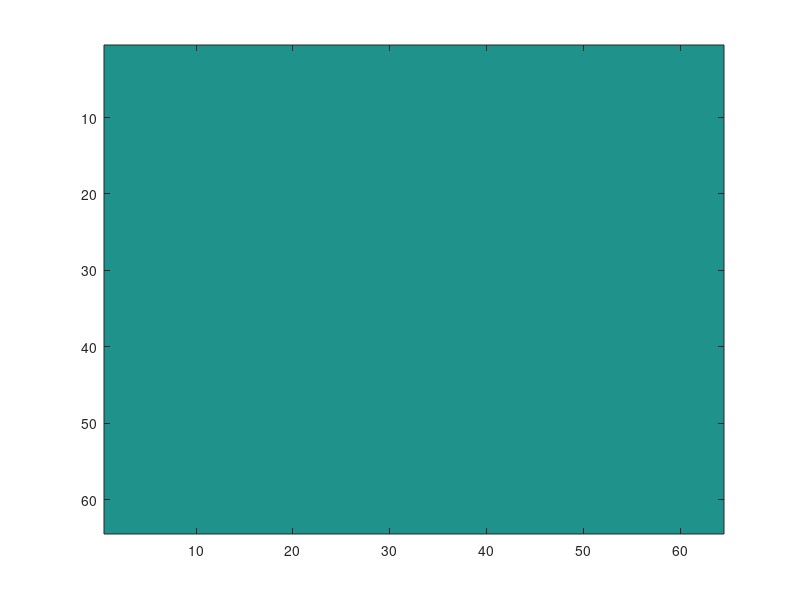

Source code (MATLAB): (Note: this script raises an error after producing the figure.)
function sheet
    count = 1;
    lim = 5;
    n = 64;
    z = zeros(n, n);
    s = zeros(n,n);
    a = zeros(n,n);
    [x, y] = meshgrid(1:n, 1:n);
    % s = 10*30*fspecial('gaussian',[64, 64],5);
    alpha = 0.3;
    damping = 0.15;
    restoring = 0.02;
    mass = 30;
    f = figure;
    ax = axes(f);
    drawn = imagesc(ax, z, [-lim, lim]);
    drawn.ButtonDownFcn = @doClick;

    while true
        zPad = padarray(z, [1, 1], 0);
        dxdz1 = diff(zPad(1:end-1,2:end-1), 1, 1);
        dxdz2 = fliplr(diff(fliplr(zPad(2:end, 2:end-1)), 1, 1));

        dydz1 = diff(zPad(2:end-1, 1:end-1), 1, 2);
        dydz2 = flipud(diff(flipud(zPad(2:end-1, 2:end)), 1, 2));
        a = -alpha.*(dxdz1 - dxdz2 + dydz1 - dydz2);
        a = a + -restoring.*z;
        a = a + -damping.*s;
        s = s + a/mass;
        z = z + s;
        drawn.CData = z;
        drawnow
        
        count = count + 1;
        if mod(count, 2) == 0
            filename = sprintf("outputs/masks/%05d.png", count/2);
            imwrite(z./lim/2 + 0.5, filename);
        end
        
    end

    function doClick(src, evt)
        if evt.Button == 1
            direction = 1;
        else
            direction = -1;
        end
        coords = round(evt.IntersectionPoint);
        box = 5;
        scale = 20;
        rows = coords(2)-box:coords(2)+box;
        cols = coords(1)-box:coords(1)+box;
        offset = scale*fspecial('gaussian',[2*box + 1, 2*box + 1],box/2);
        s(rows, cols) = s(rows, cols) + direction*offset;
    end
end